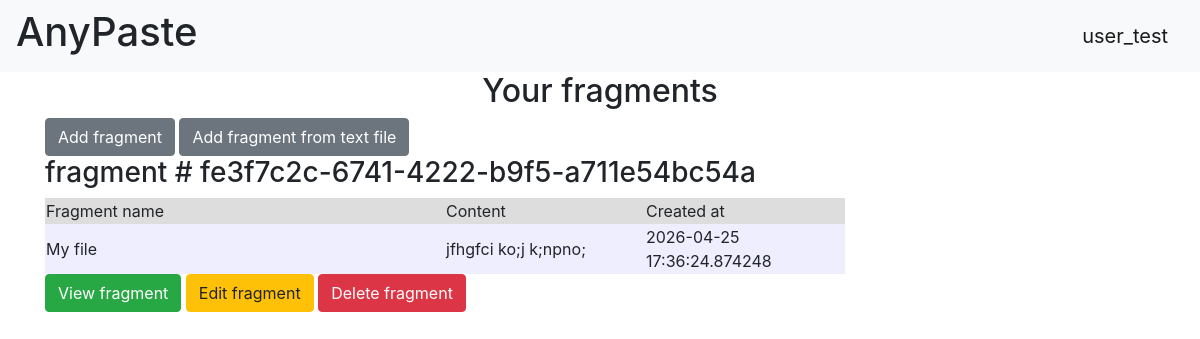
The page / (signed in) on the database its author committed.
### db/models/users.py (models this page shows, shortened)
class User(SqlAlchemyBase, UserMixin):
    __tablename__ = 'users'
    id = Column(Integer, primary_key=True)
    username = Column(String, nullable=False)
    hashed_password = Column(String, nullable=False)
    email = Column(String, nullable=False, unique=True)
    fragments = relationship("Fragment", back_populates="user")

### db/models/fragments.py (models this page shows)
class Fragment(SqlAlchemyBase):
    __tablename__ = 'fragments'
    id = Column(String(32), primary_key=True)  # UUID - сгенерированная HEX строка обеспечивающая неповторимость ID
    user_id = Column(Integer, ForeignKey('users.id'), nullable=False)
    filename = Column(String, nullable=False)  # Имя для отображения в списке фрагментов на сайте
    content = Column(TEXT, nullable=False)  # содержимое файла
    created_at = Column(DateTime, default=datetime.now())
    user = relationship("User", back_populates="fragments")

### web/blueprints/index.py (the view)
@index_bp.route('/')
def index():
    session = create_session()
    if current_user.is_authenticated:
        fragments = session.query(Fragment).filter(Fragment.user_id == current_user.id).all()
    else:
        fragments = []
    session.close()
    return render_template('index.html', fragments=fragments)

### db/session_factory.py (called while the page is built)
def create_session() -> Session:
    global __factory
    return __factory()

### main.py (called while the page is built)
@login_manager.user_loader
def load_user(user_id):
    session = create_session()
    return session.get(User, user_id)

### templates/index.html (shortened to what this page needs)
{% extends "base.html" %}
{% block content %}
<h2 align="center">Your fragments</h2>
{% if current_user and current_user.is_authenticated %}
<a class="btn btn-secondary" href="/add_fragment">Add fragment</a>
<a class="btn btn-secondary" href="/add_from_file">Add fragment from text file</a>
{% endif %}
{% for fragment in fragments %}
<h3> fragment # {{ fragment.id }}</h3>
<div class="table_container">
    <table class="my_table">
    <tr class="my_row">
        <td class="title" width="400px" bgcolor="#dddddd">Fragment name</td>
        <td class="title" width="200px" bgcolor="#dddddd">Content</td>
        <td class="title" width="200px" bgcolor="#dddddd">Created at</td>
    </tr>
    <tr class="my_row">
        <td class="ordinary" width="400px" bgcolor="#eeeeff">{{ fragment.filename }}</td>
        <td class="ordinary" width="200px" bgcolor="#eeeeff">{{ fragment.content[:25] }}</td>
        <td class="ordinary" width="200px" bgcolor="#eeeeff">{{ fragment.created_at}}</td>
    </tr>
    </table>
</div>
<a class="btn btn-success" href="/fragments/{{ fragment.id }}">View fragment</a>
<a class="btn btn-warning" href="/edit_fragment/{{ fragment.id }}">Edit fragment</a>
<a class="btn btn-danger" href="/delete_fragment/{{ fragment.id }}">Delete fragment</a>
{% endfor %}
{% endblock %}

### templates/base.html (shortened to what this page needs)
<!doctype html>
<html lang="en">
<head>
    <link rel="stylesheet"
          href="https://stackpath.bootstrapcdn.com/bootstrap/4.4.1/css/bootstrap.min.css"
>
</head>
<body>
<header>
    <nav class="navbar navbar-light bg-light">
        <h1>AnyPaste</h1>
        {% if current_user and current_user.is_authenticated %}
        <a class="navbar-brand" href="/logout">{{ current_user.username }}</a>
        {% else %}
        <p>
        <a class="btn btn-primary " href="/register">Зарегистрироваться</a>
        <a class="btn btn-success" href="/login">Войти</a>
        </p>
        {% endif %}
    </nav>
</header>
<main role="main" class="container">
    {% block content %}{% endblock %}
</main>
</body>
</html>

### rows shown on the page
User: username "user_test"
Fragment: id "fe3f7c2c-6741-4222-b9f5-a711e54bc54a", filename "My file", content "jfhgfci ko;j k;npno;", created_at "2026-04-25 17:36:24.874248"
